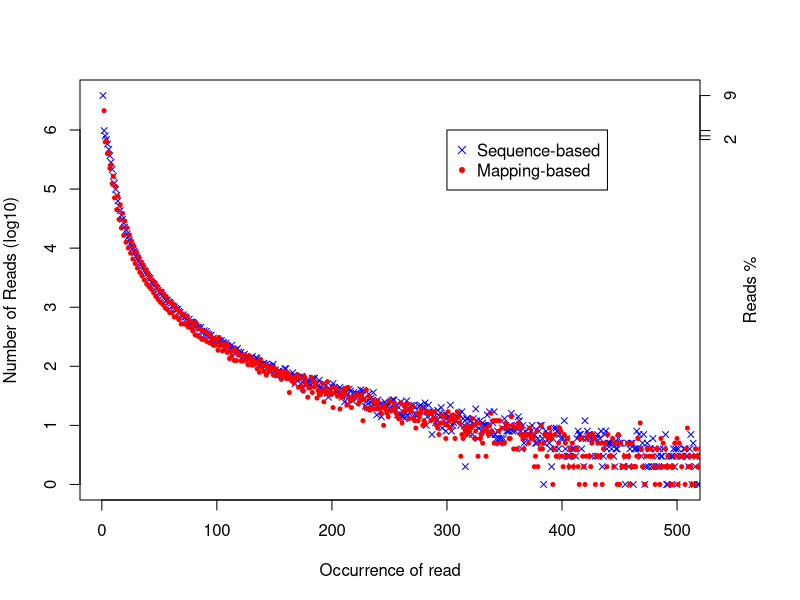

Source code (R):
pdf('RSeQC/11.WT_EV_2.DupRate_plot.pdf')
par(mar=c(5,4,4,5),las=0)
seq_occ=c(1,2,3,4,5,6,7,8,9,10,11,12,13,14,15,16,17,18,19,20,21,22,23,24,25,26,27,28,29,30,31,32,33,34,35,36,37,38,39,40,41,42,43,44,45,46,47,48,49,50,51,52,53,54,55,56,57,58,59,60,61,62,63,64,65,66,67,68,69,70,71,72,73,74,75,76,77,78,79,80,81,82,83,84,85,86,87,88,89,90,91,92,93,94,95,96,97,98,99,100,101,102,103,104,105,106,107,108,109,110,111,112,113,114,115,116,117,118,119,120,121,122,123,124,125,126,127,128,129,130,131,132,133,134,135,136,137,138,139,140,141,142,143,144,145,146,147,148,149,150,151,152,153,154,155,156,157,158,159,160,161,162,163,164,165,166,167,168,169,170,171,172,173,174,175,176,177,178,179,180,181,182,183,184,185,186,187,188,189,190,191,192,193,194,195,196,197,198,199,200,201,202,203,204,205,206,207,208,209,210,211,212,213,214,215,216,217,218,219,220,221,222,223,224,225,226,227,228,229,230,231,232,233,234,235,236,237,238,239,240,241,242,243,244,245,246,247,248,249,250,251,252,253,254,255,256,257,258,259,260,261,262,263,264,265,266,267,268,269,270,271,272,273,274,275,276,277,278,279,280,281,282,283,284,285,286,287,288,289,290,291,292,293,294,295,296,297,298,299,300,301,302,303,304,305,306,307,308,309,310,311,312,313,314,315,316,317,318,319,320,321,322,323,324,325,326,327,328,329,330,331,332,333,334,335,336,337,338,339,340,341,342,343,344,345,346,347,348,349,350,351,352,353,354,355,356,357,358,359,360,361,362,363,364,365,366,367,368,369,370,371,372,373,374,375,376,377,378,379,380,381,382,383,384,385,386,387,388,389,390,391,392,393,394,395,396,397,398,399,400,401,402,403,404,405,406,407,408,409,410,411,412,413,414,415,416,417,418,419,420,421,422,423,424,425,426,427,428,429,430,431,432,433,434,435,436,437,438,439,440,441,442,443,444,445,446,447,448,449,450,451,452,453,454,455,456,457,458,459,460,461,462,463,464,465,466,467,468,469,470,472,473,474,475,476,477,478,479,480,481,482,483,484,485,486,487,488,489,490,491,492,493,494,495,496,497,498,499,500,501,502,503,504,505,506,507,508,509,510,511,512,513,514,515,516,517,518,519,520,521,522,523,524,525,526,527,528,529,530,531,532,534,535,536,537,538,539,541,543,544,545,546,547,549,550,551,552,553,554,555,556,557,558,559,560,561,563,564,565,566,567,568,569,570,571,574,575,576,577,578,579,581,582,584,585,587,588,589,591,592,593,594,595,596,597,598,600,602,603,604,605,607,608,609,610,611,612,613,614,617,618,620,622,623,624,625,626,627,628,629,632,633,634,635,636,637,638,640,642,646,650,651,652,654,655,656,657,658,662,663,664,665,666,667,668,671,672,674,675,677,679,680,681,682,683,684,685,687,689,690,691,694,697,698,699,701,704,706,708,709,710,711,714,715,716,717,718,719,720,722,723,724,727,729,730,732,733,737,742,743,745,747,750,751,753,754,761,762,764,766,771,773,774,776,777,779,781,782,784,785,786,787,791,792,793,796,797,798,799,800,801,804,806,807,808,810,811,812,814,815,818,819,820,821,822,824,828,830,831,832,837,842,843,848,852,853,855,862,865,866,874,875,877,881,883,888,892,899,909,913,914,915,916,921,922,923,927,929,935,936,937,938,939,942,950,953,954,955,959,961,962,964,969,970,973,976,977,981,983,984,988,989,992,998,1001,1004,1005,1008,1018,1023,1035,1039,1041,1045,1046,1047,1064,1070,1076,1080,1081,1088,1089,1090,1102,1111,1114,1116,1130,1140,1156,1185,1189,1196,1208,1222,1225,1248,1254,1267,1279,1285,1293,1296,1341,1343,1345,1347,1351,1358,1361,1373,1413,1423,1424,1428,1434,1450,1461,1462,1469,1471,1488,1512,1567,1573,1585,1596,1627,1649,1661,1699,1703,1770,1772,1777,1787,1794,1806,1837,1863,1907,1910,2104,2124,2217,2284,2421,2425,2800,3048,3902)
seq_uniqRead=c(7799385,2126477,626297,650231,396732,413032,224514,257651,123494,164008,71084,109770,44829,75720,30695,53929,22006,38908,16426,28750,12594,21933,10042,16652,8212,13078,6551,10742,5477,8665,4595,7121,3889,5874,3375,5101,2894,4331,2473,3810,2227,3229,2013,2876,1758,2599,1522,2247,1352,1934,1208,1860,1115,1629,976,1511,912,1239,809,1208,807,1111,684,999,687,915,618,826,520,769,524,717,514,688,465,586,452,569,397,495,342,543,330,435,313,422,285,403,290,389,265,360,254,343,246,300,227,296,227,273,187,307,221,245,182,235,199,242,172,222,135,179,150,184,126,190,125,170,155,155,123,154,123,157,128,129,107,152,108,135,104,125,110,118,91,112,79,130,94,104,82,106,71,100,81,86,88,97,71,92,69,86,70,80,74,60,73,81,66,82,62,75,36,67,57,59,52,65,65,72,44,62,46,45,38,68,57,49,30,43,43,64,36,54,45,53,29,39,34,33,38,51,25,42,34,55,37,37,33,43,20,35,44,41,31,32,19,35,30,41,35,42,22,44,30,26,20,27,28,32,33,33,23,25,27,33,12,27,20,40,19,31,18,20,19,27,24,19,23,26,19,19,16,20,10,22,18,16,14,26,18,18,18,24,20,16,14,13,13,24,11,17,21,18,23,23,13,18,17,21,13,12,9,16,12,14,16,19,10,12,11,17,16,17,16,12,16,13,17,13,10,9,7,11,15,11,11,14,6,10,17,12,9,14,15,12,6,13,17,14,11,3,7,6,9,8,7,10,8,9,9,13,10,6,8,11,3,11,6,7,5,8,9,3,8,7,10,16,8,12,5,12,5,12,8,12,5,9,5,5,11,9,10,6,6,14,10,4,9,9,4,11,10,7,9,6,4,7,7,7,5,9,6,7,6,2,3,8,2,5,4,10,4,5,7,7,3,6,9,7,6,1,4,7,3,3,5,9,8,3,2,7,5,3,6,2,4,3,5,2,3,4,4,2,1,6,6,3,2,1,3,6,7,3,2,5,7,6,1,3,5,3,3,5,1,4,5,5,2,7,3,3,3,6,2,5,5,1,7,1,5,2,2,3,2,3,5,3,1,2,5,2,2,2,3,6,3,11,4,2,1,3,4,4,3,4,3,3,2,1,4,4,2,1,6,2,5,2,4,2,3,2,1,2,1,2,5,3,6,1,5,3,2,3,3,1,4,9,2,3,2,1,3,1,4,3,2,3,4,2,3,2,1,3,1,3,2,1,1,3,2,3,2,3,3,4,1,1,1,3,3,7,3,3,2,3,2,1,1,1,2,2,6,2,1,3,1,2,2,1,2,2,5,3,3,3,2,2,1,2,1,2,1,2,2,4,2,1,4,1,2,2,4,4,3,1,1,1,1,1,2,2,1,1,2,2,1,2,3,1,1,1,1,1,1,2,2,1,2,2,1,1,1,1,1,2,1,1,1,1,1,1,2,1,2,2,1,1,1,1,2,1,1,1,1,1,1,1,2,2,2,1,1,1,2,2,1,2,3,2,1,1,1,2,1,1,3,1,2,1,4,2,2,2,2,2,1,1,1,1,1,4,1,1,2,2,1,1,1,3,2,1,1,1,2,1,1,1,1,1,1,1,2,1,1,2,2,1,2,2,1,1,1,1,1,1,1,2,1,1,1,1,2,2,1,1,2,2,2,1,2,1,1,2,1,2,2,1,2,2,1,1,2,1,1,1,1,1,2,3,1,1,1,2,1,2,1,3,1,1,1,3,1,1,1,1,1,1,1,1,1,1,1,2,1,1,2,1,1,1,1,1,1,1,1,1,2,1,1,1,1,1,1,1,2,1,1,1,1,1,1,1,1,1,1,1,1,1,1,1,1,1,2,1,2,1,2,1,1,1,1,1,1,1,1,1,1,1,1,1,1,1,1,1,1,1,1,1,1,1,2,1,1,1,1,1,1,1,1,1,1,1,1,1,1,1,1,1,1,1,1,1,1,1,1,1,1,1,1,1,1,1,1,1,1,1,1,1,1,1,1,1)
pos_occ=c(1,2,3,4,5,6,7,8,9,10,11,12,13,14,15,16,17,18,19,20,21,22,23,24,25,26,27,28,29,30,31,32,33,34,35,36,37,38,39,40,41,42,43,44,45,46,47,48,49,50,51,52,53,54,55,56,57,58,59,60,61,62,63,64,65,66,67,68,69,70,71,72,73,74,75,76,77,78,79,80,81,82,83,84,85,86,87,88,89,90,91,92,93,94,95,96,97,98,99,100,101,102,103,104,105,106,107,108,109,110,111,112,113,114,115,116,117,118,119,120,121,122,123,124,125,126,127,128,129,130,131,132,133,134,135,136,137,138,139,140,141,142,143,144,145,146,147,148,149,150,151,152,153,154,155,156,157,158,159,160,161,162,163,164,165,166,167,168,169,170,171,172,173,174,175,176,177,178,179,180,181,182,183,184,185,186,187,188,189,190,191,192,193,194,195,196,197,198,199,200,201,202,203,204,205,206,207,208,209,210,211,212,213,214,215,216,217,218,219,220,221,222,223,224,225,226,227,228,229,230,231,232,233,234,235,236,237,238,239,240,241,242,243,244,245,246,247,248,249,250,251,252,253,254,255,256,257,258,259,260,261,262,263,264,265,266,267,268,269,270,271,272,273,274,275,276,277,278,279,280,281,282,283,284,285,286,287,288,289,290,291,292,293,294,295,296,297,298,299,300,301,302,303,304,305,306,307,308,309,310,311,312,313,314,315,316,317,318,319,320,321,322,323,324,325,326,327,328,329,330,331,332,333,334,335,336,337,338,339,340,341,342,343,344,345,346,347,348,349,350,351,352,353,354,355,356,357,358,359,360,361,362,363,364,365,366,367,368,369,370,371,372,373,374,375,376,377,378,379,380,381,382,383,384,385,386,387,388,389,390,391,392,393,394,395,396,397,398,399,400,401,402,403,404,405,406,407,408,409,410,411,412,413,414,415,416,417,418,419,420,421,422,423,424,425,426,427,428,429,430,431,432,433,434,435,436,437,438,439,440,441,442,443,444,445,446,447,448,449,450,451,453,454,455,456,457,458,459,460,461,462,463,464,465,466,467,468,469,470,471,472,473,474,475,476,477,478,479,480,481,482,483,484,485,486,487,488,489,490,491,492,493,494,495,496,497,498,499,500,501,503,504,505,506,507,508,509,510,511,512,513,514,515,516,517,518,519,520,522,523,524,525,526,527,528,530,531,532,533,534,535,536,537,538,539,540,541,542,543,545,547,548,549,550,551,552,553,554,555,557,558,559,560,561,563,564,566,567,568,569,571,572,573,574,575,576,577,579,580,581,583,584,585,586,587,588,590,591,592,593,594,595,596,597,598,599,600,601,602,603,605,606,607,608,609,610,612,613,614,615,616,617,618,619,620,622,623,625,627,628,629,630,631,632,633,634,635,637,638,639,641,642,643,644,645,646,647,648,649,650,651,652,653,654,655,658,660,661,662,664,665,666,667,668,669,670,673,674,675,676,678,679,680,683,684,686,688,689,694,695,696,697,699,700,702,704,705,706,707,710,711,712,713,714,716,717,723,724,725,726,727,728,731,734,735,736,737,738,740,741,742,743,744,745,746,747,750,751,752,754,755,757,759,761,762,763,764,767,770,771,778,779,782,784,786,787,788,789,793,796,797,800,801,802,803,806,807,808,810,811,812,813,814,822,823,826,827,828,831,832,836,842,845,848,849,851,853,854,860,862,863,864,865,866,867,871,872,874,875,876,877,878,881,882,887,890,893,895,897,900,901,910,911,912,913,915,920,926,928,941,944,945,949,954,955,957,962,964,967,971,973,980,984,985,986,987,988,989,990,991,992,993,995,996,998,999,1000,1003,1004,1005,1006,1009,1012,1014,1018,1026,1029,1030,1031,1038,1040,1041,1044,1046,1048,1049,1050,1055,1060,1064,1066,1068,1075,1076,1081,1084,1090,1091,1095,1097,1101,1102,1107,1113,1114,1117,1123,1127,1135,1153,1160,1167,1172,1174,1175,1190,1195,1196,1202,1203,1209,1210,1222,1224,1225,1228,1242,1265,1266,1276,1277,1279,1290,1297,1303,1309,1349,1357,1358,1362,1370,1372,1410,1425,1456,1477,1488,1504,1527,1528,1533,1577,1601,1612,1622,1641,1647,1727,1781,1799,1801,1804,1821,1830,1861,1895,1908,1951,2003,2019,2078,2156,2179,2190,2240,2286,2290,2566,2675,2839,2919,2965,3500,3932)
pos_uniqRead=c(3829715,978377,796723,689653,577776,469042,367114,283534,215491,164416,125759,99176,78497,63206,51536,43359,36000,30847,26611,22828,20091,17478,15520,13632,12142,10895,9994,8885,8328,7366,6798,6207,5591,5346,4920,4583,4176,3955,3641,3370,3222,3055,2645,2548,2476,2340,2156,2074,1937,1804,1791,1715,1583,1450,1375,1305,1321,1226,1212,1148,1050,1050,1012,953,920,916,850,815,742,702,745,689,679,636,541,627,560,562,554,539,470,475,454,457,429,457,395,376,400,353,391,358,342,327,334,265,301,271,297,279,264,274,267,271,250,250,207,246,224,212,196,194,228,195,186,164,193,201,175,163,173,137,152,161,144,140,135,131,137,116,146,124,123,140,136,126,118,107,107,109,113,104,109,94,104,101,81,97,108,82,87,78,77,83,76,70,77,82,91,91,69,65,69,66,64,78,70,51,62,65,63,66,50,68,43,59,48,57,53,57,48,48,63,61,63,49,50,47,58,43,40,42,51,38,48,35,30,36,39,45,51,44,39,38,39,33,44,41,30,32,25,35,32,23,41,38,30,26,36,30,35,31,34,33,40,32,39,28,21,25,20,34,25,29,26,36,22,24,15,27,22,23,14,21,21,25,22,21,18,23,20,26,27,27,19,22,15,20,15,25,15,14,13,16,26,15,19,17,22,14,22,20,15,15,15,21,22,17,20,20,24,10,14,22,17,15,7,17,14,11,12,18,15,14,20,9,15,16,8,11,14,14,22,8,10,11,12,12,14,16,15,10,17,13,10,2,13,13,7,10,12,7,13,10,19,12,6,9,12,8,11,10,10,10,15,10,17,7,7,11,17,7,6,8,6,5,6,9,6,13,10,8,8,8,10,16,8,9,8,9,10,14,12,8,4,10,5,8,6,7,7,9,8,10,7,7,5,5,6,8,10,10,6,1,5,8,7,7,5,4,2,6,9,4,9,8,4,7,6,3,6,12,4,6,3,3,3,2,4,4,4,3,6,8,7,7,4,6,2,12,6,8,7,7,6,3,6,6,3,6,7,3,6,8,2,3,7,8,4,5,5,5,4,5,3,2,4,4,6,5,5,2,2,1,3,5,2,4,5,5,1,4,4,8,4,7,4,3,5,7,1,2,5,2,4,4,2,6,2,4,2,3,2,4,3,3,4,2,7,1,1,3,2,3,3,4,2,4,1,4,3,3,3,4,4,3,3,2,4,7,1,5,1,2,3,1,1,3,3,1,4,2,7,3,2,1,4,6,4,2,2,3,5,5,3,3,3,3,3,2,2,5,3,3,5,2,2,3,3,1,2,2,3,2,1,2,1,2,2,1,2,4,1,2,4,3,4,2,4,5,3,1,3,1,2,1,1,1,3,3,2,2,2,3,1,2,2,4,2,3,2,1,2,2,2,1,4,3,1,2,1,2,2,2,2,2,1,1,5,3,1,2,1,5,6,3,3,2,3,2,1,1,4,2,1,3,1,2,1,2,1,1,3,2,1,1,2,1,1,3,2,1,1,1,2,2,1,1,4,2,2,3,1,1,1,2,2,5,1,1,1,2,1,2,1,3,1,2,1,1,3,1,1,1,1,2,2,1,2,3,1,2,1,1,1,1,2,3,1,1,4,2,1,3,1,4,2,2,2,2,2,1,2,1,1,1,1,1,2,1,3,1,1,1,1,1,2,1,1,1,1,2,1,1,1,1,1,1,3,1,1,1,1,2,3,2,1,1,2,1,2,1,1,1,1,1,1,1,2,1,1,1,1,1,1,1,1,2,1,2,2,1,3,2,1,1,2,1,2,2,1,1,2,2,1,1,1,1,2,2,1,1,2,3,1,1,1,1,1,1,1,1,1,1,1,2,1,2,1,1,1,2,1,1,1,2,1,2,1,1,1,1,1,1,1,1,1,2,1,1,1,1,1,1,1,1,1,1,1,1,1,1,1,1,1,1,1,2,1,1,1,1,1,1,1,1,1,1,1,3,1,1,1,1,1,1,1,1,1,1,1,1,1,2,1,1,1,1,1,1,1,1,1,1,1,1,1,2,2,1,1,1,1,1,1,1,1,2,1,1,1,1,1,1,1,1,1,1,1,2,1,2,1,2,1,1,1,1,1,1,1,1,1,2,1,1,1,1,1,1,1,1,1,1)
plot(pos_occ,log10(pos_uniqRead),ylab='Number of Reads (log10)',xlab='Occurrence of read',pch=4,cex=0.8,col='blue',xlim=c(1,500),yaxt='n')
points(seq_occ,log10(seq_uniqRead),pch=20,cex=0.8,col='red')
ym=floor(max(log10(pos_uniqRead)))
legend(300,ym,legend=c('Sequence-based','Mapping-based'),col=c('blue','red'),pch=c(4,20))
axis(side=2,at=0:ym,labels=0:ym)
axis(side=4,at=c(log10(pos_uniqRead[1]),log10(pos_uniqRead[2]),log10(pos_uniqRead[3]),log10(pos_uniqRead[4])), labels=c(round(pos_uniqRead[1]*100/sum(pos_uniqRead*pos_occ)),round(pos_uniqRead[2]*100/sum(pos_uniqRead*pos_occ)),round(pos_uniqRead[3]*100/sum(pos_uniqRead*pos_occ)),round(pos_uniqRead[4]*100/sum(pos_uniqRead*pos_occ))))
mtext(4, text = "Reads %", line = 2)
dev.off()
